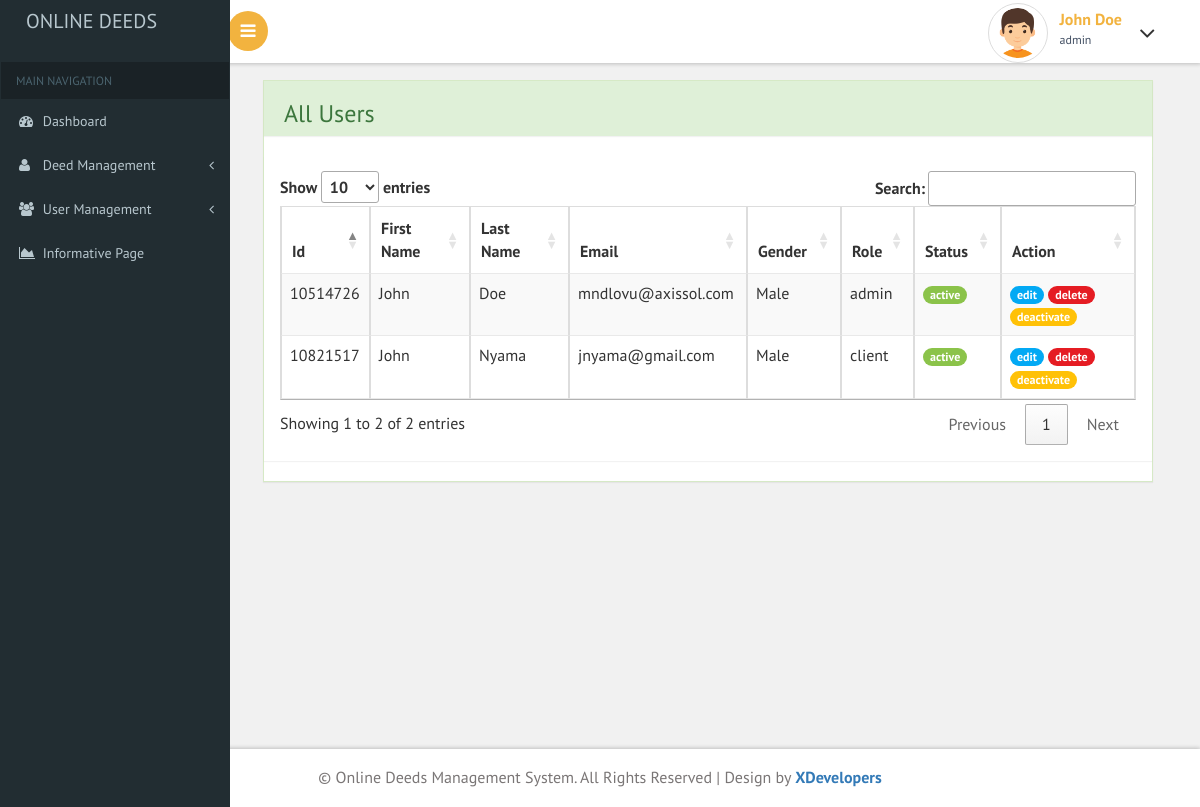
The app's page /emp.php (signed in) with its own data.
### tables this page shows
CREATE TABLE `employees` (
  `id` int(8) NOT NULL,
  `password` varchar(200) NOT NULL,
  `fname` varchar(200) NOT NULL,
  `lname` varchar(200) NOT NULL,
  `gender` varchar(20) NOT NULL,
  `email` varchar(200) NOT NULL,
  `is_active` tinyint(1) NOT NULL,
  `role` varchar(20) NOT NULL
);

### emp.php (the view, shortened to what this page needs)
<?php include "includes/header.php"; ?>
<?php
$query ="SELECT * FROM employees";
$statement = $db->prepare($query);
$statement->execute();
$result = $statement->fetchAll();
?>
<div id="page-wrapper">
    <div class="row">
        <div class="col-md-12">
            <div class="panel panel-success">
                <div class="panel panel-heading">
                    <h3>All Users</h3>
                </div>
                <div class="panel panel-body">
                    <table id="all_emps" class="table table-striped table-bordered" >
                        <thead>
                            <tr>
                                <th>id</th>
                                <th>First Name</th>
                                <th>Last Name</th>
                                <th>Email</th>
                                <th>Gender</th>
                                <th>Role</th>
                                <th>Status</th>
                                <th align="center">Action</th>
                            </tr>
                        </thead>
                        <tbody class="search_into">
                            <?php foreach($result as $row) : ?>
                                <tr>
                                    <td><?php echo $row['id'] ?> </td>
                                    <td><?php echo $row['fname'] ?></td>
                                    <td><?php echo $row['lname'] ?></td>
                                    <td><?php echo $row['email'] ?></td>
                                    <td><?php echo $row['gender'] ?></td>
                                    <td><?php echo $row['role'] ?></td>
                                    <?php
                                        if($row['is_active']==1){
                                            echo "<td><a href='' class='badge badge-success'>active</a></td>";
                                        }else{
                                            echo "<td><a href='' class='badge badge-warning'>deactivated</a></td>";
                                        }
                                    ?>
                                    <td>
                                        <a href="edit_emp.php?id=<?php echo $row['id'] ?>" class="badge badge-primary">edit</a>
                                        <a href="delete_emp.php?id=<?php echo $row['id'] ?>" class="badge badge-danger">delete</a>
                                        <?php
                                            if($row['is_active']==1){
                                                echo '<a href="activate_emp.php?id='.$row['id'].'" class="badge badge-warning">deactivate</a>';
                                            }else{
                                                echo '<a href="activate_emp.php?id='.$row['id'].'" class="badge badge-success">activate</a>';
                                            }
                                        ?>
                                    </td>
                                </tr>
                            <?php endforeach; ?>
                        </tbody>
                    </table>
                </div>
            </div>
        </div>
    </div>
</div>
<?php include "includes/footer.php"; ?>

### css/custom.css (style rules this page uses)
#page-wrapper { padding:5em 2em 2.5em; background-color: #F1F1F1; }

### records on screen
employees: id "10514726", fname "John", lname "Doe", email "mndlovu@axissol.com", gender "Male", role "admin", is_active "active"
employees: id "10821517", fname "John", lname "Nyama", email "jnyama@gmail.com", gender "Male", role "client", is_active "active"

### other values on screen
$_SESSION['fname'] "John"
$_SESSION['lname'] "Doe"
$_SESSION['role'] "admin"
